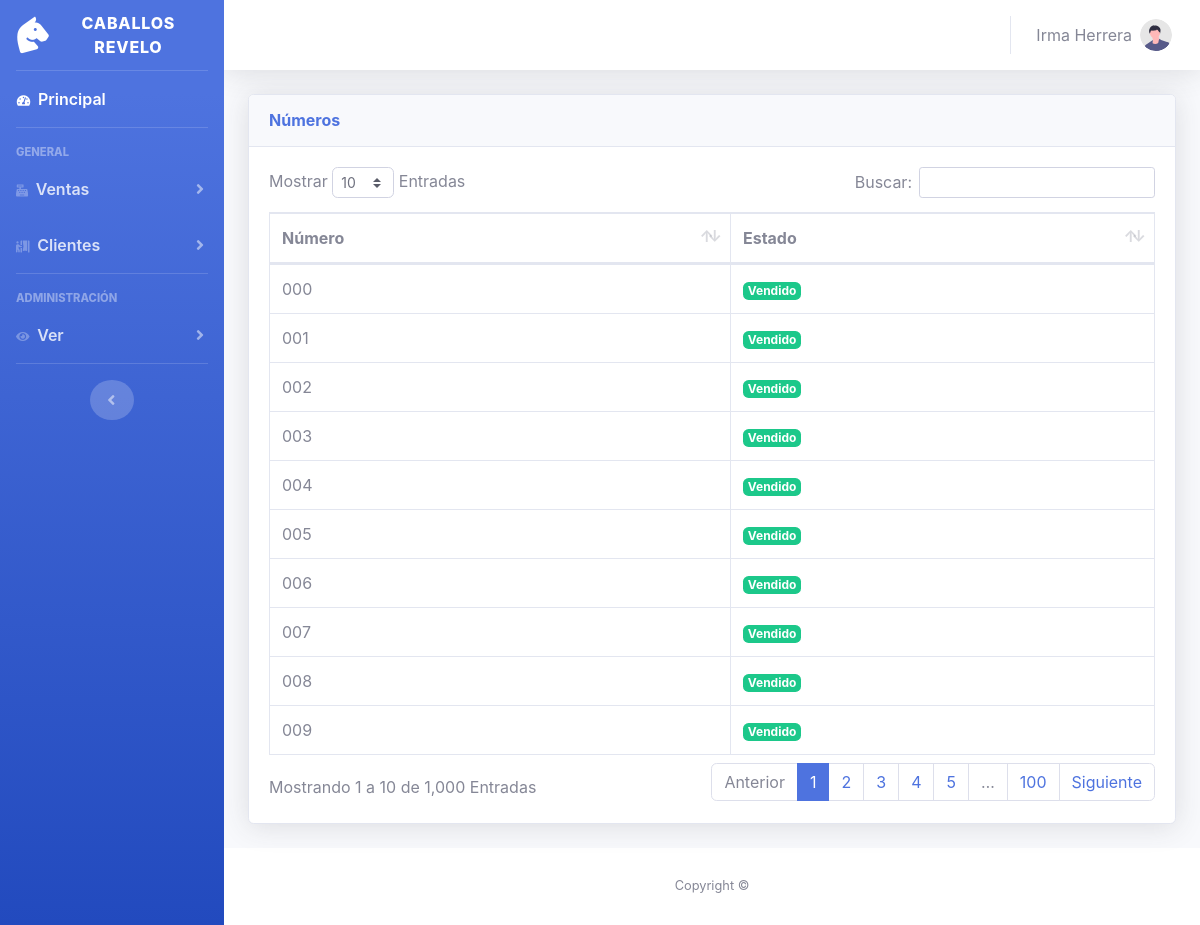
Page /dash/vistas/numeros.php (signed in) on the committed database.
### tables this page shows
CREATE TABLE `numeros_disponibles` (
  `id_numero_disponible` int(11) NOT NULL,
  `numero_disponible` varchar(3) NOT NULL,
  `vendido` varchar(1) NOT NULL
);

### dash/funciones/query-general.php (called while the page is built, shortened)
<?php
function obtenerNumeros()
{
    try {
        $pdo = getDatabaseConnection();
        $stmt = $pdo->query("SELECT numero_disponible, vendido FROM numeros_disponibles");
        $clientes = $stmt->fetchAll(PDO::FETCH_ASSOC);
        return $clientes;
    } catch (Exception $e) {
        echo 'Error: ' . $e->getMessage();
        return [];
    }
}

### dash/vistas/numeros.php (the view, shortened to what this page needs)
<?php include 'header.php';
include '../funciones/query-general.php';
$numeros = obtenerNumeros();
?>
<div id="content-wrapper" class="d-flex flex-column">
    <div id="content">
        <?php include_once 'nav.php' ?>
        <div class="container-fluid">
            <div class="card shadow mb-4">
                <div class="card-header py-3">
                    <h6 class="m-0 font-weight-bold text-primary">Números</h6>
                </div>
                <div class="card-body">
                    <div class="table-responsive">
                        <table class="table table-bordered" id="numeros" width="100%" cellspacing="0">
                            <thead>
                                <tr>
                                    <th>Número</th>
                                    <th>Estado</th>
                                </tr>
                            </thead>
                            <?php foreach ($numeros as $numero) : ?>
                                <tr>
                                    <td><?php echo htmlspecialchars($numero['numero_disponible']); ?></td>
                                    <td>
                                        <?php if ($numero['vendido'] == 'x') : ?>
                                            <span class="badge badge-success">Vendido</span>
                                        <?php elseif ($numero['vendido'] == 'p') : ?>
                                            <span class="badge badge-warning">Reservado</span>
                                        <?php else : ?>
                                            <span class="badge badge-info">Disponible</span>
                                        <?php endif; ?>
                                    </td>
                                </tr>
                            <?php endforeach; ?>
                        </table>
                    </div>
                </div>
            </div>
        </div>
        <footer class="sticky-footer bg-white">
            <div class="container my-auto">
                <div class="copyright text-center my-auto">
                    <span>Copyright &copy; </span>
                </div>
            </div>
        </footer>
    </div>
    <?php include 'footer.php' ?>

### rows in the picture
numeros_disponibles: numero_disponible "000", vendido "Vendido"
numeros_disponibles: numero_disponible "001", vendido "Vendido"
numeros_disponibles: numero_disponible "002", vendido "Vendido"
numeros_disponibles: numero_disponible "003", vendido "Vendido"
numeros_disponibles: numero_disponible "004", vendido "Vendido"
numeros_disponibles: numero_disponible "005", vendido "Vendido"
numeros_disponibles: numero_disponible "006", vendido "Vendido"
numeros_disponibles: numero_disponible "007", vendido "Vendido"
numeros_disponibles: numero_disponible "008", vendido "Vendido"
numeros_disponibles: numero_disponible "009", vendido "Vendido"
